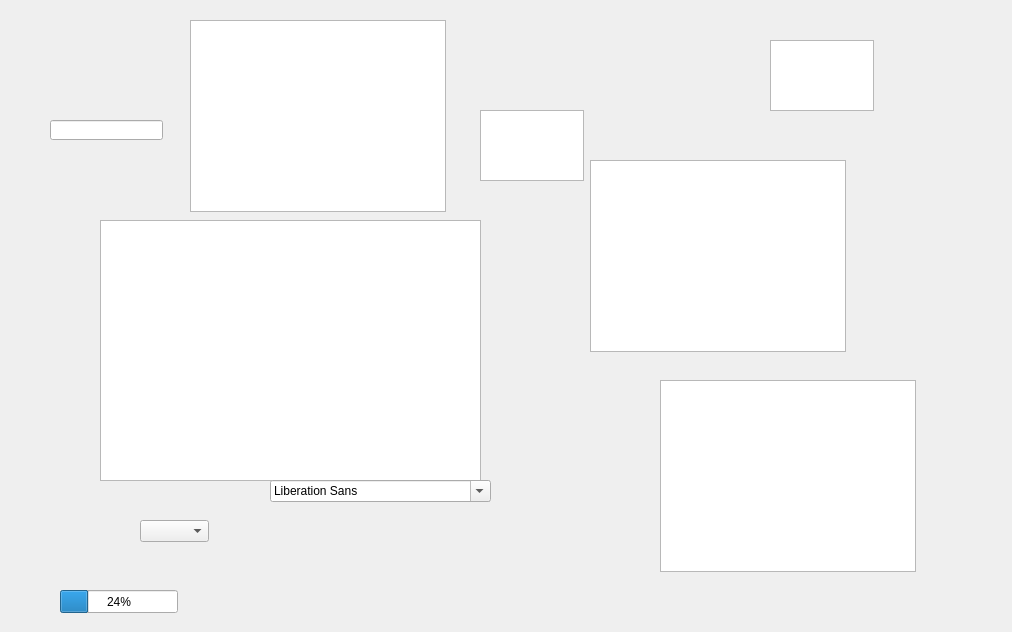
<?xml version="1.0" encoding="UTF-8"?>
<ui version="4.0">
 <class>Form</class>
 <widget class="QWidget" name="Form">
  <property name="geometry">
   <rect>
    <x>0</x>
    <y>0</y>
    <width>1012</width>
    <height>632</height>
   </rect>
  </property>
  <property name="windowTitle">
   <string>Form</string>
  </property>
  <widget class="QListView" name="listView">
   <property name="geometry">
    <rect>
     <x>100</x>
     <y>220</y>
     <width>381</width>
     <height>261</height>
    </rect>
   </property>
  </widget>
  <widget class="QTreeView" name="treeView">
   <property name="geometry">
    <rect>
     <x>590</x>
     <y>160</y>
     <width>256</width>
     <height>192</height>
    </rect>
   </property>
  </widget>
  <widget class="QUndoView" name="undoView">
   <property name="geometry">
    <rect>
     <x>190</x>
     <y>20</y>
     <width>256</width>
     <height>192</height>
    </rect>
   </property>
  </widget>
  <widget class="QListWidget" name="listWidget">
   <property name="geometry">
    <rect>
     <x>660</x>
     <y>380</y>
     <width>256</width>
     <height>192</height>
    </rect>
   </property>
  </widget>
  <widget class="QComboBox" name="comboBox">
   <property name="geometry">
    <rect>
     <x>140</x>
     <y>520</y>
     <width>69</width>
     <height>22</height>
    </rect>
   </property>
  </widget>
  <widget class="QFontComboBox" name="fontComboBox">
   <property name="geometry">
    <rect>
     <x>270</x>
     <y>480</y>
     <width>221</width>
     <height>22</height>
    </rect>
   </property>
  </widget>
  <widget class="QLineEdit" name="lineEdit">
   <property name="geometry">
    <rect>
     <x>50</x>
     <y>120</y>
     <width>113</width>
     <height>20</height>
    </rect>
   </property>
  </widget>
  <widget class="QPlainTextEdit" name="plainTextEdit">
   <property name="geometry">
    <rect>
     <x>480</x>
     <y>110</y>
     <width>104</width>
     <height>71</height>
    </rect>
   </property>
  </widget>
  <widget class="QProgressBar" name="progressBar">
   <property name="geometry">
    <rect>
     <x>60</x>
     <y>590</y>
     <width>118</width>
     <height>23</height>
    </rect>
   </property>
   <property name="value">
    <number>24</number>
   </property>
  </widget>
  <widget class="QTextEdit" name="textEdit">
   <property name="geometry">
    <rect>
     <x>770</x>
     <y>40</y>
     <width>104</width>
     <height>71</height>
    </rect>
   </property>
  </widget>
 </widget>
 <resources/>
 <connections/>
</ui>
